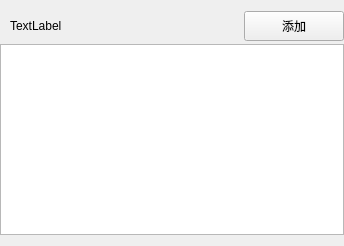
<?xml version="1.0" encoding="UTF-8"?>
<ui version="4.0">
 <class>Widget</class>
 <widget class="QWidget" name="Widget">
  <property name="geometry">
   <rect>
    <x>0</x>
    <y>0</y>
    <width>344</width>
    <height>246</height>
   </rect>
  </property>
  <property name="windowTitle">
   <string>Widget</string>
  </property>
  <layout class="QVBoxLayout" name="verticalLayout">
   <property name="spacing">
    <number>3</number>
   </property>
   <property name="leftMargin">
    <number>0</number>
   </property>
   <property name="rightMargin">
    <number>0</number>
   </property>
   <item>
    <layout class="QHBoxLayout" name="horizontalLayout_2">
     <property name="leftMargin">
      <number>10</number>
     </property>
     <item>
      <widget class="QLabel" name="TitleLabel">
       <property name="text">
        <string>TextLabel</string>
       </property>
      </widget>
     </item>
     <item>
      <spacer name="horizontalSpacer">
       <property name="orientation">
        <enum>Qt::Horizontal</enum>
       </property>
       <property name="sizeHint" stdset="0">
        <size>
         <width>40</width>
         <height>20</height>
        </size>
       </property>
      </spacer>
     </item>
     <item>
      <widget class="QToolButton" name="toolButton">
       <property name="minimumSize">
        <size>
         <width>100</width>
         <height>30</height>
        </size>
       </property>
       <property name="text">
        <string>添加</string>
       </property>
      </widget>
     </item>
    </layout>
   </item>
   <item>
    <widget class="QListView" name="listView"/>
   </item>
  </layout>
 </widget>
 <layoutdefault spacing="6" margin="11"/>
 <resources/>
 <connections/>
</ui>
